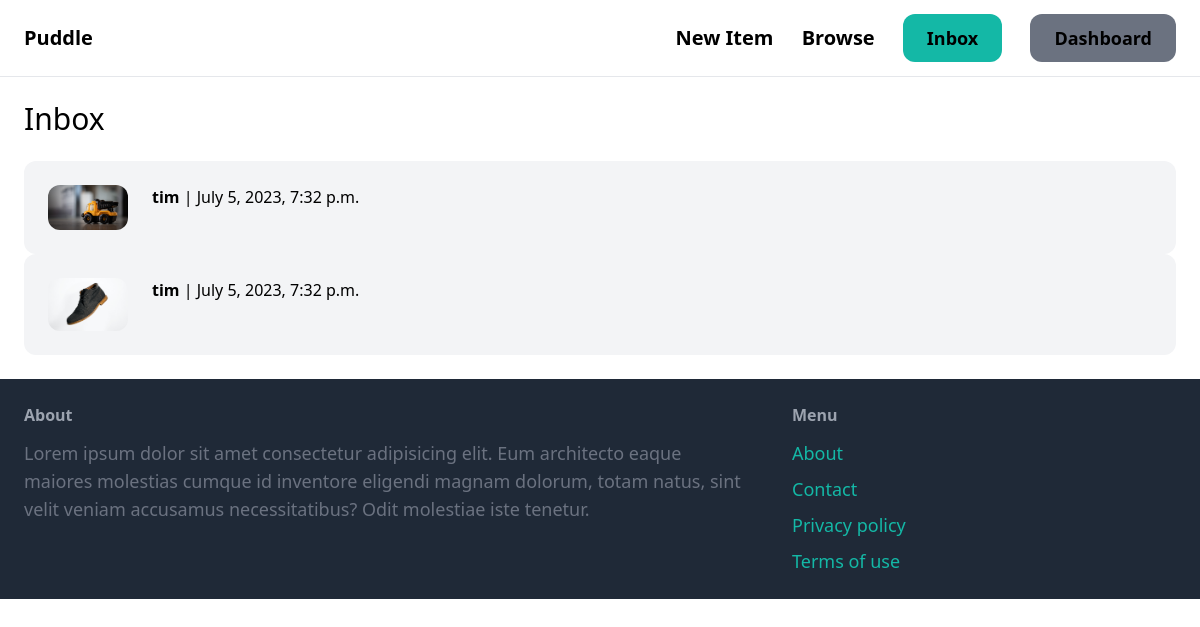
The page /inbox/ (signed in) on the database its author committed.
### conversation/models.py (models this page shows)
class Conversation(models.Model):
    item = models.ForeignKey(Item, related_name='conversations', on_delete=models.CASCADE)
    members = models.ManyToManyField(User, related_name='conversations')
    created_at = models.DateTimeField(auto_now_add=True)
    modified_at = models.DateTimeField(auto_now_add=True)
    class Meta:
        ordering = ('-modified_at',)

### item/models.py (models this page shows, shortened)
class Item(models.Model):
    category = models.ForeignKey(Category, related_name='items', on_delete=models.CASCADE)
    name = models.CharField(max_length=255)
    description = models.TextField(blank=True, null=True)
    price = models.FloatField()
    image = models.ImageField(upload_to='item_images', blank=True, null=True)
    is_sold = models.BooleanField(default=False)
    created_by = models.ForeignKey(User, related_name='items', on_delete=models.CASCADE)
    created_at = models.DateTimeField(auto_now_add=True)

### conversation/views.py (the view)
# urls.py: path('', views.inbox, name='inbox'),
@login_required
def inbox(request):
    conversations = Conversation.objects.filter(members__in=[request.user.id])
    return render(request, 'conversation/inbox.html', {
        'conversations': conversations
    })

### conversation/templates/conversation/inbox.html (shortened to what this page needs)
{% extends 'core/base.html' %}
{% block content %}
<h1 class="mb-6 text-3xl">Inbox</h1>
<div class="space-y-6">
    {% for converstaion in conversations %}
        <a href="{% url 'conversation:detail' conversation.id %}">
            <div class="p-6 flex bg-gray-100 rounded-xl">
                <div class="pr-6">
                    <img src="{{ converstaion.item.image.url }}" class="w-20 rounded-xl">
                </div>
                <div>
                    {% for member in converstaion.members.all %}
                        {% if member != request.user %}
                            <p class="mb-4"><strong>{{ member.username }}</strong> | {{ converstaion.modified_at }}</p>
                        {% endif %}
                    {% endfor %}
                </div>
            </div>
        </a>
   {% endfor %}
</div>
{% endblock %}

### rows shown on the page
Conversation: item.image (picture), modified_at "July 5, 2023, 7:32 p.m."
Conversation: item.image (picture), modified_at "July 5, 2023, 7:32 p.m."

### other values the page prints
{{ member.username }} "tim"
